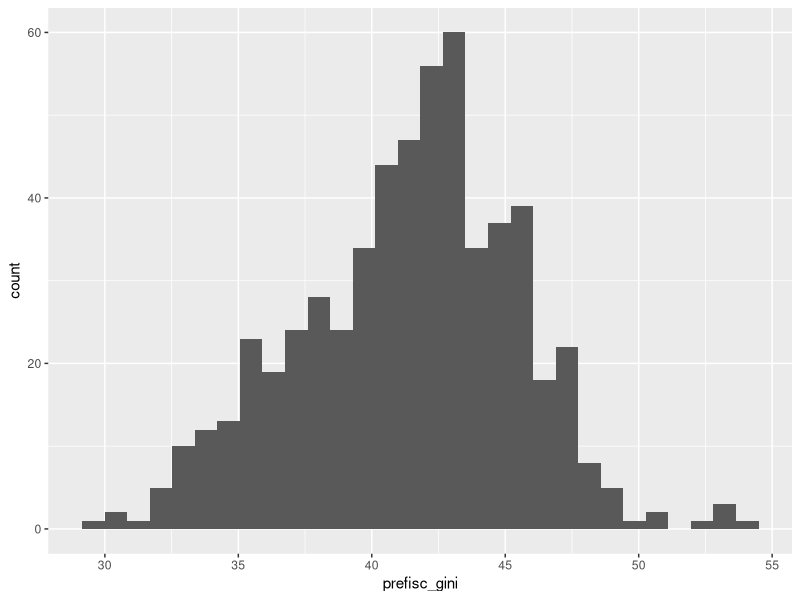
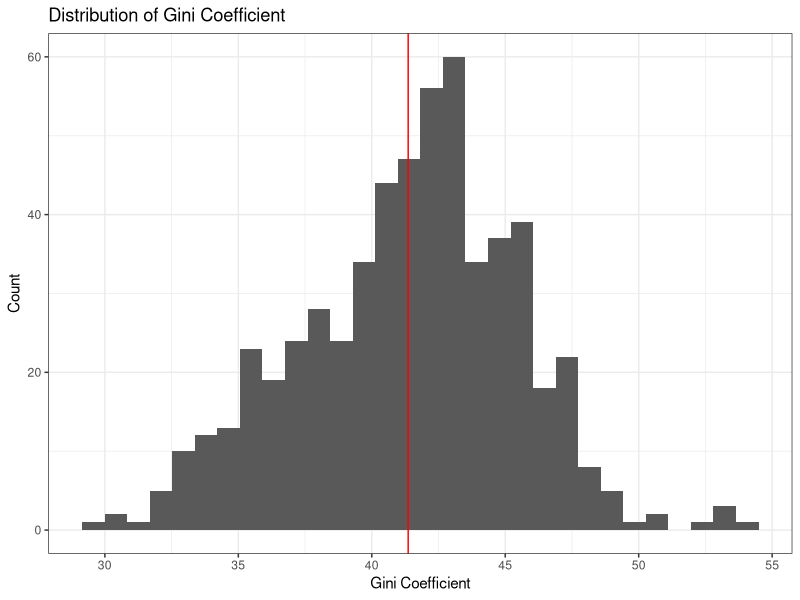
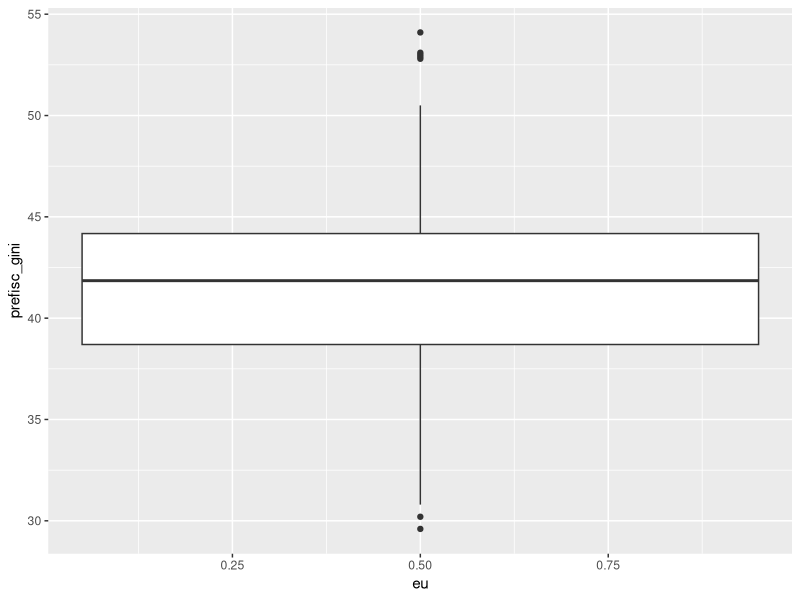
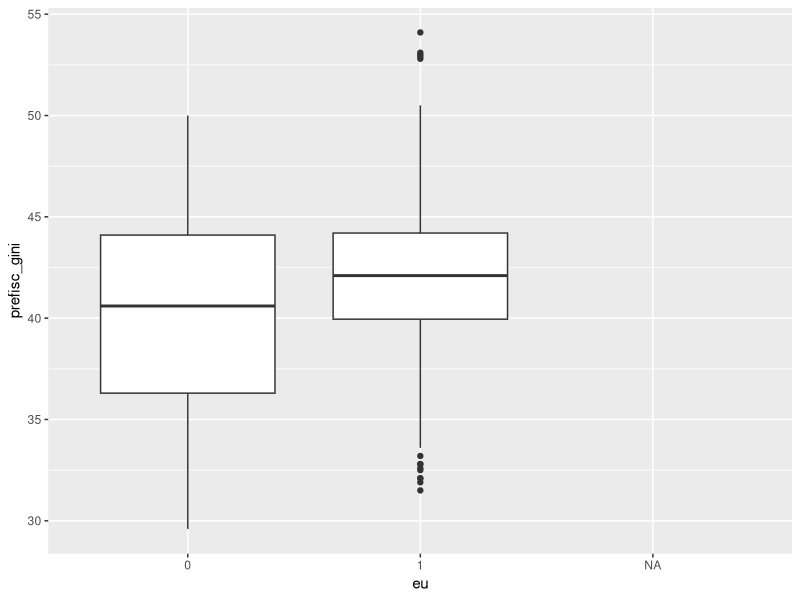
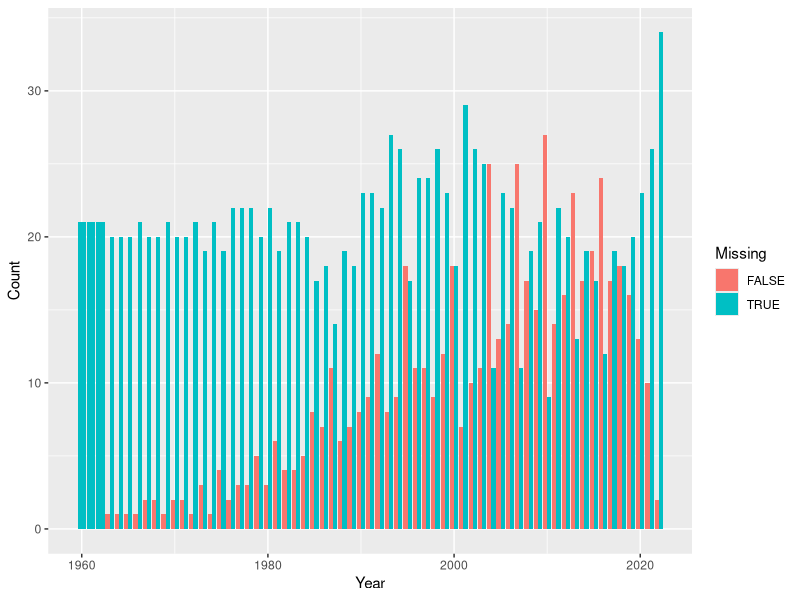

These figures' R source, in order:
## ---- chunk 1
library(readxl)

cpds = read_excel("data/cpds.xlsx")
## ---- chunk 2
#| message: false

library(tidyverse)
## ---- chunk 3
cpds_subset = cpds %>%
  select(year, country, prefisc_gini, eu, openc, poco) 
## ---- chunk 4
head(cpds_subset)
## ---- chunk 5
ggplot(cpds_subset) +
  geom_histogram(aes(x = prefisc_gini)) 
## ---- chunk 6
mean(cpds_subset$prefisc_gini, na.rm = TRUE)
## ---- chunk 7
ggplot(cpds_subset) +
  geom_histogram(aes(x = prefisc_gini))  +
  geom_vline(xintercept = mean(cpds_subset$prefisc_gini, na.rm = TRUE), color = "red") +
  theme_bw() +
  labs(x = "Gini Coefficient",
       y = "Count",
       title = "Distribution of Gini Coefficient")
## ---- chunk 8
ggplot(cpds_subset) +
  geom_boxplot(aes(y = prefisc_gini, x = eu)) 
## ---- chunk 9
cpds_subset %>%
  mutate(eu = as.factor(eu)) %>%
  ggplot() +
  geom_boxplot(aes(y = prefisc_gini, x = eu)) 
## ---- chunk 10

## ---- chunk 11
is.na(cpds_subset$prefisc_gini) %>%
  sum()
## ---- chunk 12
cpds_subset = cpds_subset %>%
  mutate(gini_na = is.na(prefisc_gini))
## ---- chunk 13
missing_years = cpds_subset %>%
  group_by(year, gini_na) %>%
  count() 

missing_years %>%
  head()
## ---- chunk 14
missing_years %>%
  ggplot() +
  geom_col(aes(x = year, y = n, fill = gini_na), position = "dodge") +
  labs(fill = "Missing",
       x = "Year",
       y = "Count")
